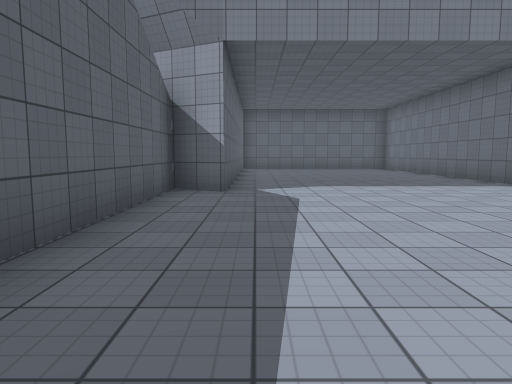
[1] (above)

16 first-person views from a walk through a 3-D level made in the Unity game engine. The camera is 1.3 m above the floor, tilts 6° down and sees 70° across. The floor is counted in squares, 2 m on a side. Each view is taken from the middle of a square. On the plan, view 1 faces up. The plan holds only what a view shows up to about 11 squares ahead; the rest is blank. The place goes on beyond the plan. The player character is not drawn. Surface patterns are stand-ins for the level's own textures.

[2]
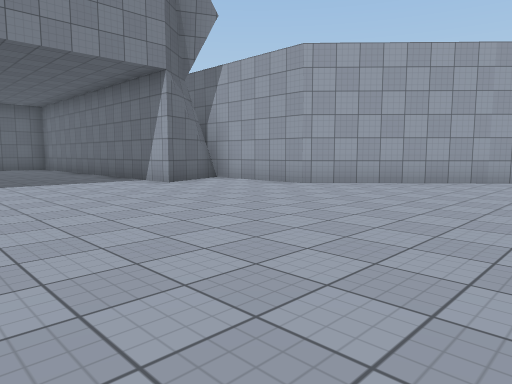

[3]
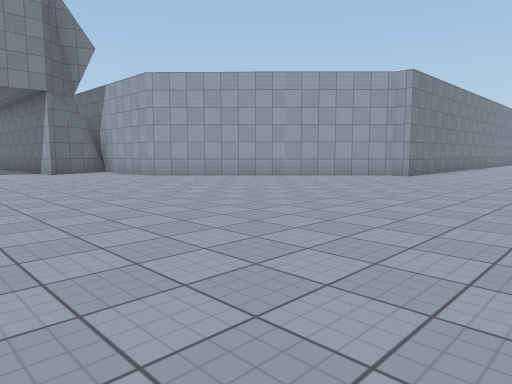

[4]
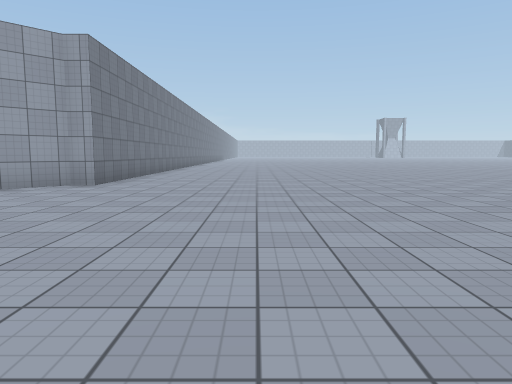

[5]
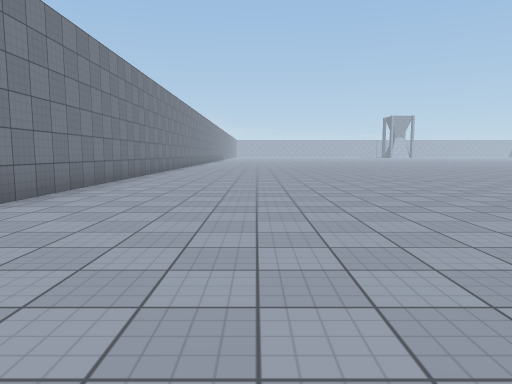

[6]
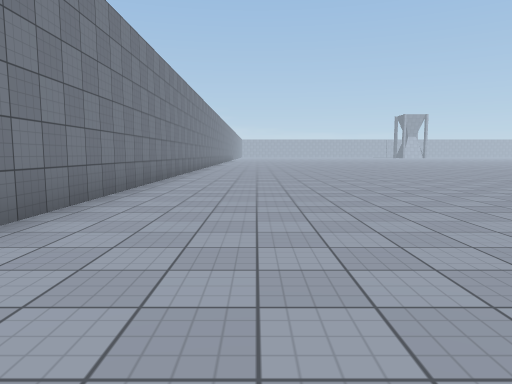

[7]
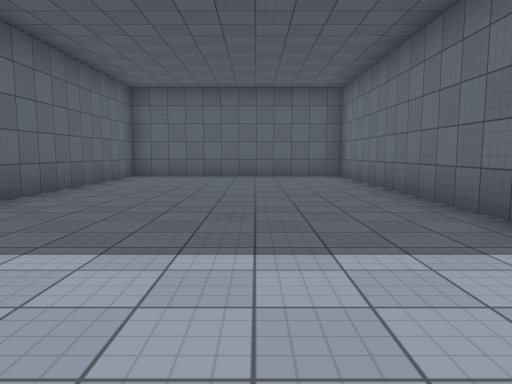

[8]
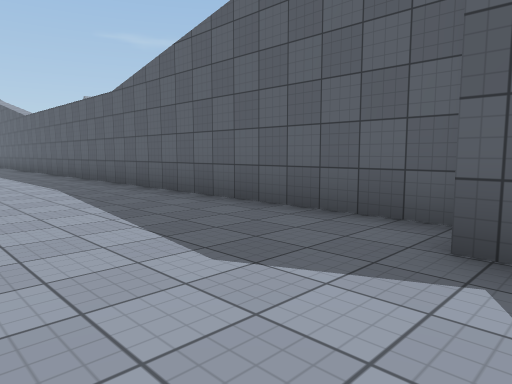

[9]
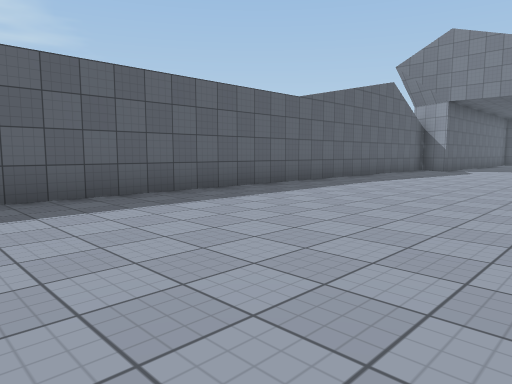

[10]
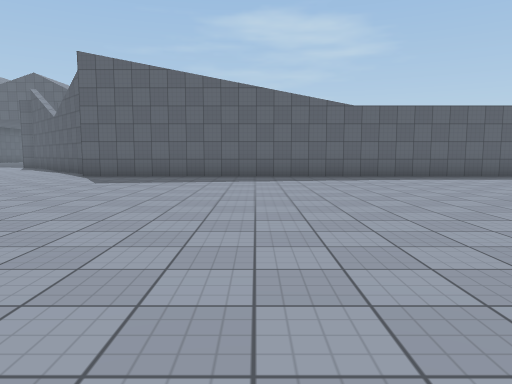

[11]
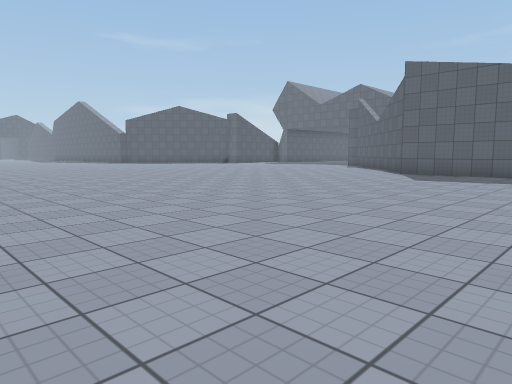

[12]
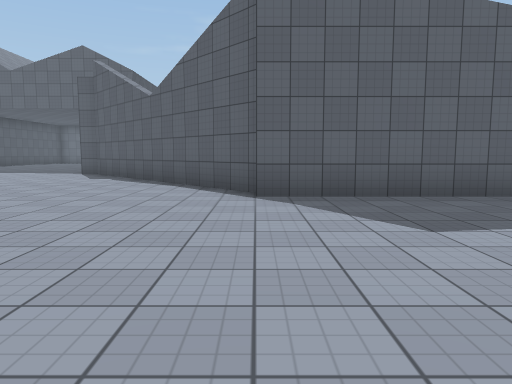

[13]
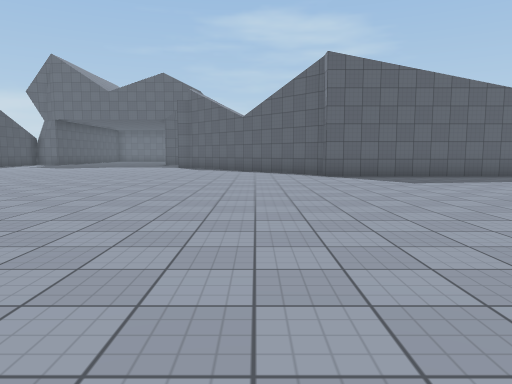

[14]
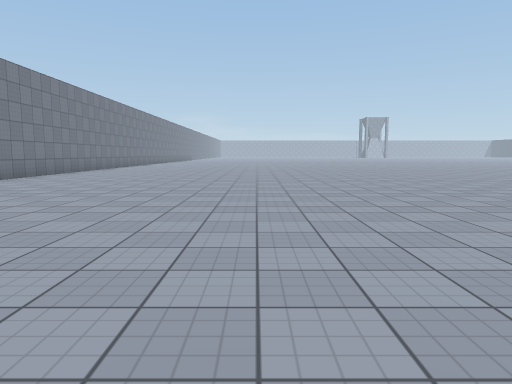

[15]
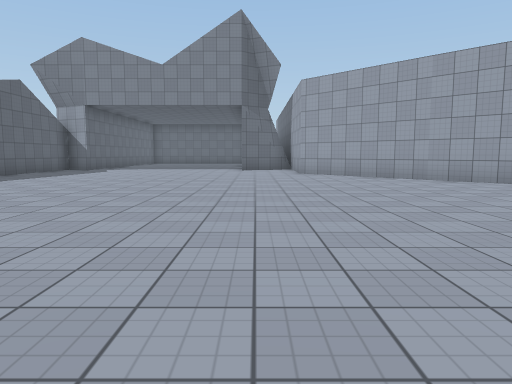

[16]
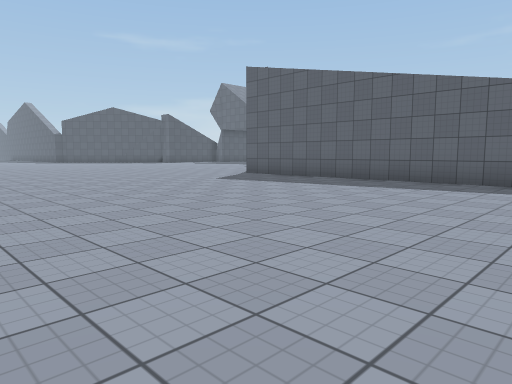

### Floor plan
Points are (right, up) in squares from view 1. A wall is a line through its corners. A room is listed if a view was taken in it or the views show most of it. See-through windows are left out.
Room 1 (views 1, 2, 3, 4, 5, 6, 7, 8, 9, 10, 11, 12, 13, 14, 15, 16)
walls: (19.5, -1.7) (12.5, -1.7) (12.5, -1.3) (7.5, 4) (7.5, 7.2) (6.8, 6.7); (7.3, 6.9) (5.5, 6.2) (5.5, 15.5) (-0.5, 15.5) (-0.5, 6.3) (-1.5, 6.8) (-1.5, -16) (-2, -16) (-7.1, -20.6)

Positions as (right, up) in squares from view 1, and headings:
1: (0, 0), facing up
2: (1, -1), facing up-right
3: (2, -6), facing up-right
4: (5, -5), facing right
5: (8, -5), facing right
6: (10, -4), facing right
7: (3, 5), facing up
8: (2, 7), facing down-left
9: (4, -8), facing up-left
10: (9, -11), facing left
11: (10, -11), facing down-left
12: (4, -16), facing left
13: (9, -18), facing left
14: (6, -8), facing right
15: (6, -8), facing up
16: (7, -7), facing down-left
